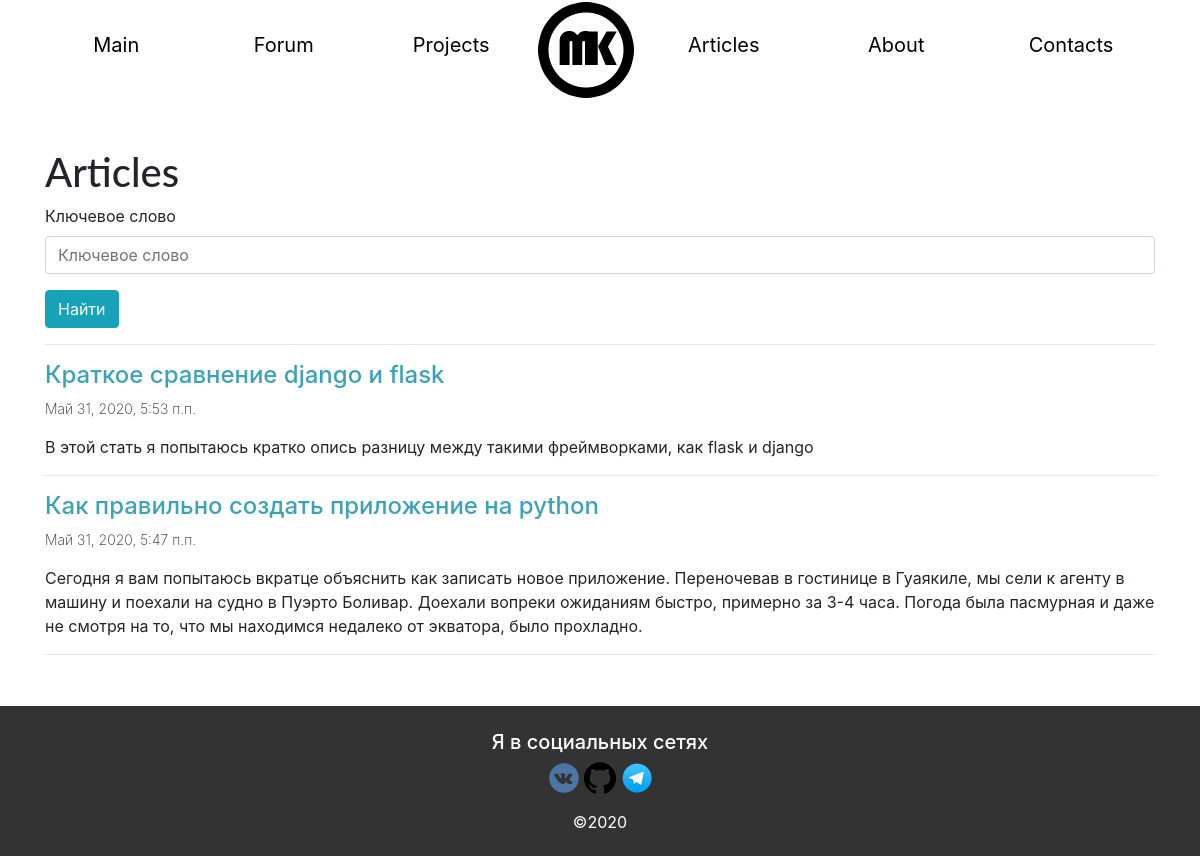
/articles/, run on an earlier commit of the app's database.
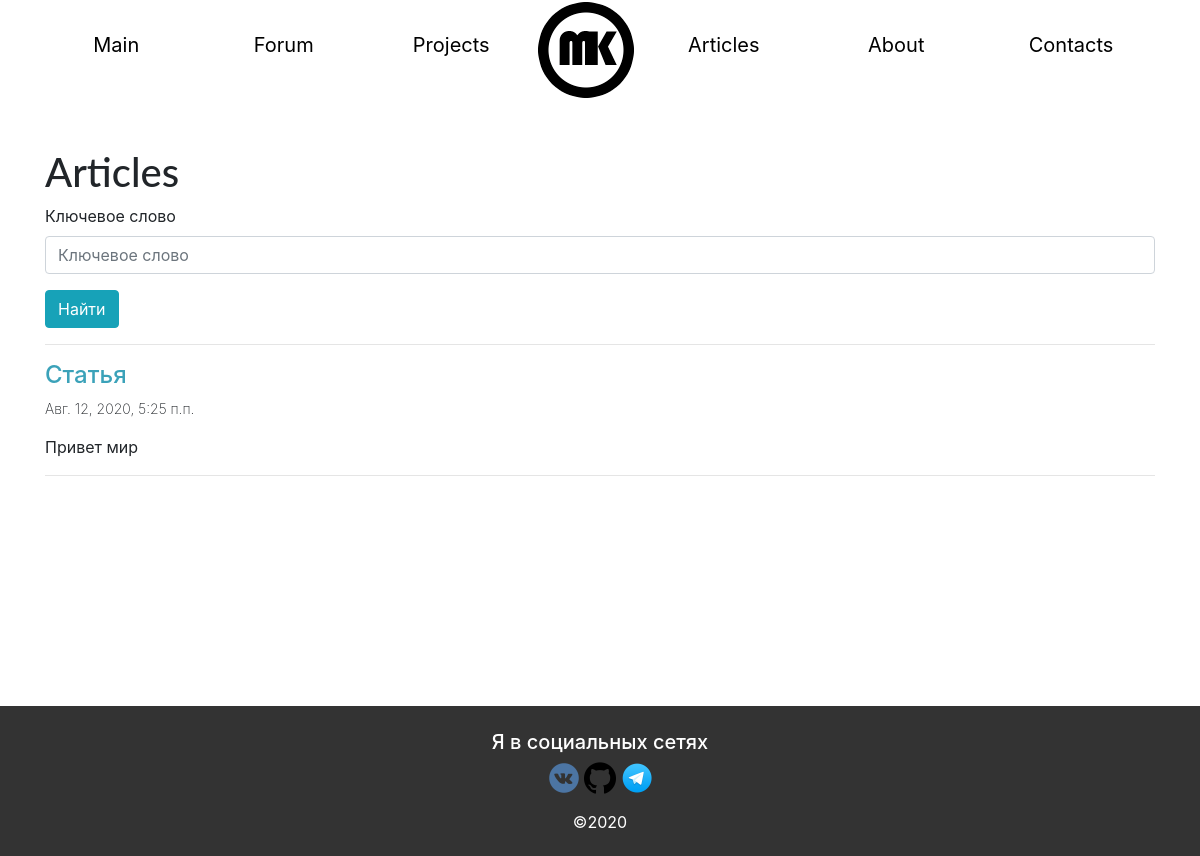
And on a later commit of the database.
### main/models.py (models this page shows, shortened)
class Article(models.Model):
	title = models.CharField(max_length=150, db_index=True, verbose_name='Название статьи')
	description = models.TextField(max_length=2000, db_index=True, verbose_name='Краткое описание статьи')
	content = RichTextField(blank=True, db_index=True, verbose_name='Текст статьи')
	date_pub = models.DateTimeField(auto_now_add=True, verbose_name='Дата публикации')
	class Meta:
		verbose_name='Статья'
		verbose_name_plural='Статьи'
		ordering = ['-date_pub']

### main/views.py (the view)
# urls.py: path('articles/', articles, name='articles_name'),
def articles(request):
	if 'search' in request.GET:
		search = request.GET['search']
		articles = Article.objects.filter(Q(title__icontains=search)|Q(content__icontains=search))
	else:
		articles = Article.objects.all()
	form = SearchForm()
	paginator = Paginator(articles, 5)
	page_number = request.GET.get('page', default=1)
	page = paginator.get_page(page_number)
	is_paginated = page.has_other_pages()
	prev_url = '?page={}'.format(page.previous_page_number()) if page.has_previous() else ''
	next_url = '?page={}'.format(page.next_page_number()) if page.has_next() else ''
	context={'page_object': page,
			 'is_paginated': is_paginated,
			 'next_url':next_url,
			 'prev_url':prev_url,
			 'articles': articles,
		     'page': page,
		     'form': form,
		     }
	return render(request, 'main/articles_page.html', context)

### main/forms.py
class SearchForm(forms.Form):
	search = forms.CharField(required=False, max_length=20, label='Ключевое слово')

### main/templates/main/articles_page.html (shortened to what this page needs)
{% extends "layout/basic.html" %}
{% load bootstrap4 %}
{% block content %}
	<h1 class="">Articles</h1>
	<form method="get">
		{% bootstrap_form form show_label=False %}
		<input type="submit" class='btn btn-info' name="Найти" value="Найти">
	</form>
	<hr>
	{% if page_object.object_list %}
		{% for article in page_object.object_list %}
			<h4><a class="links" href="{% url 'main:article_detail_name' pk=article.pk %}">{{ article.title }}</a></h2>
			<p class="date_pub">{{ article.date_pub }}</p>
			<p class="mt-3">{{ article.description }}</p>
			<hr>
		{% endfor %}
	{% else %}
		<h4>Статей по вашему запросу не найдено</h4>
	{% endif %}
{% endblock content %}

What changed in the data, as far as the page shows it:
removed Article: title "Краткое сравнение django и flask", date_pub "Май 31, 2020, 5:53 п.п.", description "В этой стать я попытаюсь кратко опись разницу между такими фреймворками, как flask и django"
removed Article: title "Как правильно создать приложение на python", date_pub "Май 31, 2020, 5:47 п.п.", description "Сегодня я вам попытаюсь вкратце объяснить как записать новое приложение. Переночевав в гостинице в Гуаякиле, мы сели к агенту в машину и поехали на судно в Пуэрто Боливар. Доехали вопреки ожиданиям быстро, примерно за 3-4 часа. Погода была пасмурная и даже не смотря на то, что мы находимся недалеко от экватора, было прохладно."
added Article: title "Статья", date_pub "Авг. 12, 2020, 5:25 п.п.", description "Привет мир"
